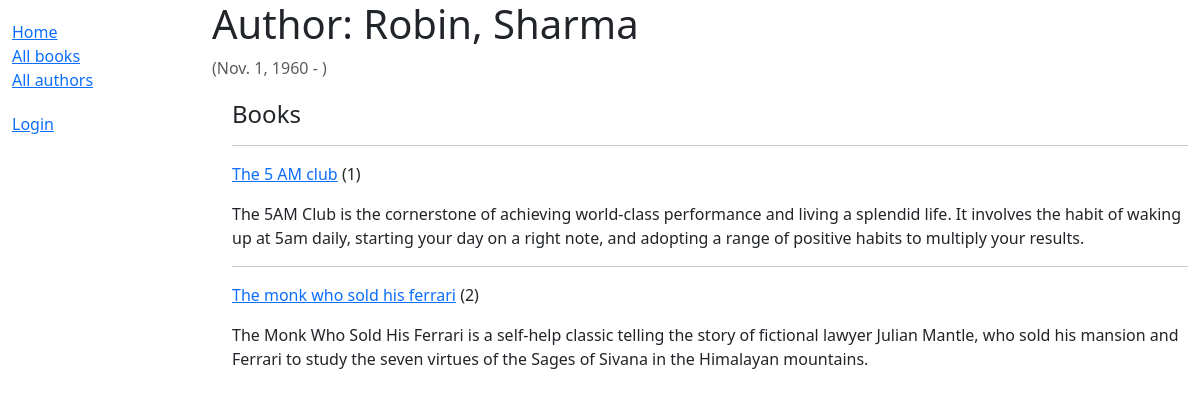
The app's page /catalog/author/1 with its own data.
### catalog/models.py (models this page shows, shortened)
class Author(models.Model):
    first_name = models.CharField(max_length=100)
    last_name = models.CharField(max_length=100)
    date_of_birth = models.DateField(null=True, blank=True)
    data_of_death = models.DateField('Died', null=True, blank=True)
    class Meta:
        ordering = ['last_name', 'first_name']
    def __str__(self) -> str:
        return f'{self.first_name}, {self.last_name}'

class Book(models.Model):
    title = models.CharField(max_length=200)
    author = models.ForeignKey('Author',
                               on_delete=models.RESTRICT,
                               null=True)
    summary = models.TextField(max_length=1000,
                               help_text="Enter the summary of the book")
    isbn = models.CharField("ISBN",
                            max_length=13,
                            unique=True,
                            help_text='13 character <a href="https://www.isbn-international.org/content/what-isbn">ISBN number</a>')
    genre = models.ManyToManyField(Genre,
                                   help_text="Selct a genre for this book")
    language = models.ForeignKey("Language",
                                 on_delete=models.SET_NULL,
                                 null=True)
    class Meta:
        ordering = ['title', 'author']
    def display_genre(self):
        """Create a string for the Genre. This is required to display genre in Admin."""
        return ', '.join(genre.name for genre in self.genre.all()[:3])
    display_genre.short_description = 'Genre'
    def get_absolute_url(self):
        return reverse("book-detail", args=[str(self.id)])

### catalog/views.py (the view)
# urls.py: path('author/<int:pk>', views.AuthorDetailView.as_view(), name='author-detail'),
class AuthorDetailView(generic.DetailView):
    model = Author

### catalog/templates/catalog/author_detail.html
{% extends "base_generic.html" %}
{% block content %}
  <h1>Author: {{ author }}</h1>
  <p class="text-muted">({{ author.date_of_birth }} - {% if  author.data_of_death %}{{ author.data_of_death }}{% endif %})</p>
  <div style="margin-left:20px;margin-top:20px">
    <h4>Books</h4>
    {% if author.book_set.all %}
        {% for book in author.book_set.all %}
            <hr />
            <p>
                <a href="{{ book.get_absolute_url }}">{{ book.title }}</a> ({{ book.bookinstance_set.all.count }})
            </p>
            <p>{{ book.summary }}</p>
        {% endfor %}
    {% else %}
        <p>{{ author }} has no books.</p>
    {% endif %}
  </div>
{% endblock %}

### records on screen
Author: date_of_birth "Nov. 1, 1960"
Book: title "The 5 AM club", bookinstance_set.all.count "1", summary "The 5AM Club is the cornerstone of achieving world-class performance and living a splendid life. It involves the habit of waking up at 5am daily, starting your day on a right note, and adopting a range of positive habits to multiply your results."
Book: title "The monk who sold his ferrari", bookinstance_set.all.count "2", summary "The Monk Who Sold His Ferrari is a self-help classic telling the story of fictional lawyer Julian Mantle, who sold his mansion and Ferrari to study the seven virtues of the Sages of Sivana in the Himalayan mountains."
